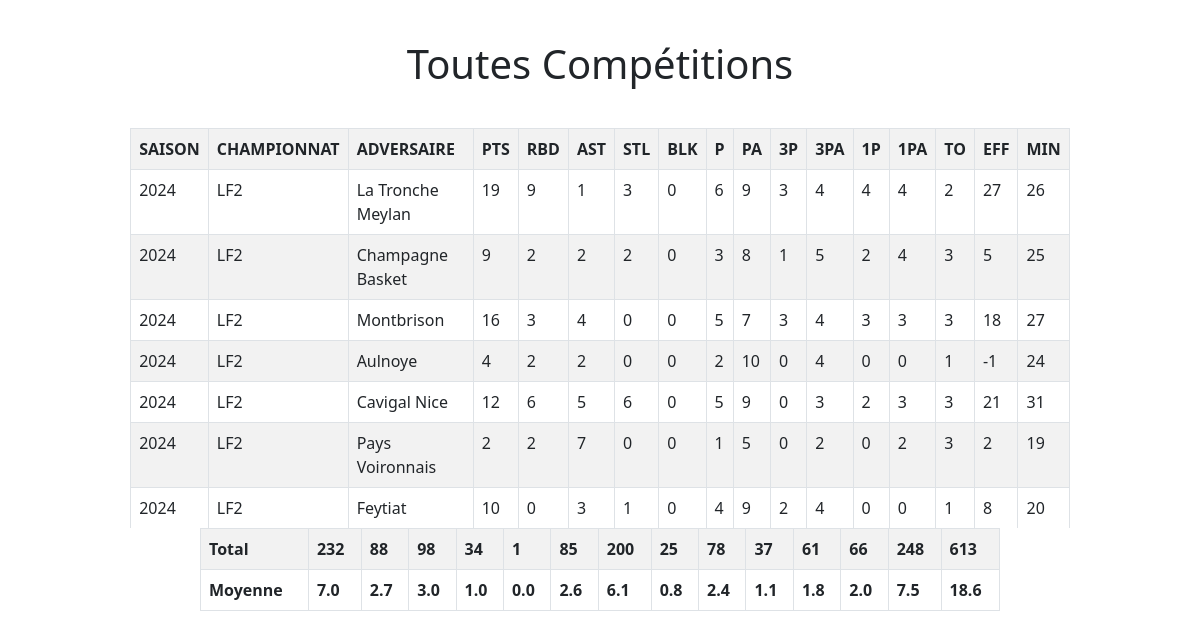
The page / on the database its author committed.
### tables this page shows
CREATE TABLE `donnees` (
  `id` int(11) NOT NULL,
  `SAISON` int(6) DEFAULT NULL,
  `CHAMPIONNAT` varchar(11) DEFAULT NULL,
  `ADVERSAIRE` varchar(22) DEFAULT NULL,
  `PTS` int(3) DEFAULT NULL,
  `RBD` int(3) DEFAULT NULL,
  `AST` int(3) DEFAULT NULL,
  `STL` int(3) DEFAULT NULL,
  `BLK` int(3) DEFAULT NULL,
  `P` int(1) DEFAULT NULL,
  `PAT` int(2) DEFAULT NULL,
  `3P` int(2) DEFAULT NULL,
  `3PA` int(3) DEFAULT NULL,
  `1P` int(2) DEFAULT NULL,
  `1PA` int(3) DEFAULT NULL,
  `TO` int(2) DEFAULT NULL,
  `EFF` int(3) DEFAULT NULL,
  `MIN` int(3) DEFAULT NULL
);

### login/login.php (called while the page is built)
<?php
try {
    $pdo = new PDO('mysql:host=localhost;dbname=sport;charset=utf8', 'root', '');
} catch (PDOException $e) {
    die('Erreur : ' . $e->getMessage());
}
$sql = 'SELECT * FROM donnees';
$stmt = $pdo->prepare($sql);
$stmt->execute();
$donnees = $stmt->fetchAll();
?>

### index.php (the view, shortened to what this page needs)
<?php
include 'login/login.php';
?>
<!DOCTYPE html>
<html lang="en">
<head>
    <link rel="stylesheet" href="sass/styles.css">
    <link href="https://cdn.jsdelivr.net/npm/bootstrap@5.0.2/dist/css/bootstrap.min.css" rel="stylesheet">
</head>
<body>
    <main>
        <h1 style="margin-bottom:40px">Toutes Compétitions</h1>
        <div class="table-container">
            <div class="scrollable-table center-table">
                <table id="myTable" class="table table-striped table-bordered">
                    <tr>
                    <th onclick="sortByColumn(0)">SAISON</th>
<th onclick="sortByColumn(1)">CHAMPIONNAT</th>
<th onclick="sortByColumn(2)">ADVERSAIRE</th>
<th onclick="sortByColumn(3)">PTS</th>
<th onclick="sortByColumn(4)">RBD</th>
<th onclick="sortByColumn(5)">AST</th>
<th onclick="sortByColumn(6)">STL</th>
<th onclick="sortByColumn(7)">BLK</th>
<th onclick="sortByColumn(8)">P</th>
<th onclick="sortByColumn(9)">PA</th>
<th onclick="sortByColumn(10)">3P</th>
<th onclick="sortByColumn(11)">3PA</th>
<th onclick="sortByColumn(12)">1P</th>
<th onclick="sortByColumn(13)">1PA</th>
<th onclick="sortByColumn(14)">TO</th>
<th onclick="sortByColumn(15)">EFF</th>
<th onclick="sortByColumn(16)">MIN</th>
                    </tr>
                    <?php for ($i = count($donnees) - 1; $i >= 0; $i--): ?>
                        <?php $row = $donnees[$i]; ?>
                        <tr>
                            <td><?php echo $row['SAISON']; ?></td>
                            <td><?php echo $row['CHAMPIONNAT']; ?></td>
                            <td><?php echo $row['ADVERSAIRE']; ?></td>
                            <td><?php echo $row['PTS']; ?></td>
                            <td><?php echo $row['RBD']; ?></td>
                            <td><?php echo $row['AST']; ?></td>
                            <td><?php echo $row['STL']; ?></td>
                            <td><?php echo $row['BLK']; ?></td>
                            <td><?php echo $row['P']; ?></td>
                            <td><?php echo $row['PAT']; ?></td>
                            <td><?php echo $row['3P']; ?></td>
                            <td><?php echo $row['3PA']; ?></td>
                            <td><?php echo $row['1P']; ?></td>
                            <td><?php echo $row['1PA']; ?></td>
                            <td><?php echo $row['TO']; ?></td>
                            <td><?php echo $row['EFF']; ?></td>
                            <td><?php echo $row['MIN']; ?></td>
                        </tr>
                    <?php endfor; ?>
                    <?php
                        $totalPoints = 0;
                        $totalRebonds = 0;
                        $totalAssists = 0;
                        $totalSTL = 0;
                        $totalBLK = 0;
                        $totalP = 0;
                        $totalPAT = 0;
                        $total3P = 0;
                        $total3PA = 0;
                        $total1P = 0;
                        $total1PA = 0;
                        $totalTO = 0;
                        $totalEFF = 0;
                        $totalMIN = 0;
                        foreach ($donnees as $row) {
                            $totalPoints += $row['PTS'];
                            $totalRebonds += $row['RBD'];
                            $totalAssists += $row['AST'];
                            $totalSTL += $row['STL'];
                            $totalBLK += $row['BLK'];
                            $totalP += $row['P'];
                            $totalPAT += $row['PAT'];
                            $total3P += $row['3P'];
                            $total3PA += $row['3PA'];
                            $total1P += $row['1P'];
                            $total1PA += $row['1PA'];
                            $totalTO += $row['TO'];
                            $totalEFF += $row['EFF'];
                            $totalMIN += $row['MIN'];
                        }
                        $totalLignes = count($donnees) * 1;
                    ?>
                </table>
            </div>
        </div>
        <table class="table table-striped table-bordered" style="margin:0">
            <tr>
                <th colspan="3">Total</th>
                <th><?php echo $totalPoints; ?></th>
                <th><?php echo $totalRebonds; ?></th>
                <th><?php echo $totalAssists; ?></th>
                <th><?php echo $totalSTL; ?></th>
                <th><?php echo $totalBLK; ?></th>
                <th><?php echo $totalP; ?></th>
                <th><?php echo $totalPAT; ?></th>
                <th><?php echo $total3P; ?></th>
                <th><?php echo $total3PA; ?></th>
                <th><?php echo $total1P; ?></th>
                <th><?php echo $total1PA; ?></th>
                <th><?php echo $totalTO; ?></th>
                <th><?php echo $totalEFF; ?></th>
                <th><?php echo $totalMIN; ?></th>
            </tr>
            <tr>
                <th colspan="3">Moyenne</th>
                <th><?php echo number_format($totalPoints / $totalLignes, 1); ?></th>
                <th><?php echo number_format($totalRebonds / $totalLignes, 1); ?></th>
                <th><?php echo number_format($totalAssists / $totalLignes, 1); ?></th>
                <th><?php echo number_format($totalSTL / $totalLignes, 1); ?></th>
                <th><?php echo number_format($totalBLK / $totalLignes, 1); ?></th>
                <th><?php echo number_format($totalP / $totalLignes, 1); ?></th>
                <th><?php echo number_format($totalPAT / $totalLignes, 1); ?></th>
                <th><?php echo number_format($total3P / $totalLignes, 1); ?></th>
                <th><?php echo number_format($total3PA / $totalLignes, 1); ?></th>
                <th><?php echo number_format($total1P / $totalLignes, 1); ?></th>
                <th><?php echo number_format($total1PA / $totalLignes, 1); ?></th>
                <th><?php echo number_format($totalTO / $totalLignes, 1); ?></th>
                <th><?php echo number_format($totalEFF / $totalLignes, 1); ?></th>
                <th><?php echo number_format($totalMIN / $totalLignes, 1); ?></th>
            </tr>
        </table>
    </main>
</body>
</html>

### sass/styles.css (style rules this page uses)
body { font-family: Arial, sans-serif; margin: 20px; padding: 0; background-color: #f0f0f0; color: #333; }
h1 { font-size: 28px; text-align: center; margin-top: 20px; margin-bottom: 20px; }
main { margin: 20px auto; max-width: 800px; display: flex; flex-direction: column; justify-content: center; align-items: center; }
body { font-family: Arial, sans-serif; margin: 0; padding: 0; background-color: #f0f0f0; color: #333; }
.scrollable-table { max-height: 400px; overflow-y: auto; margin-top: 40px; width: auto; }
.center-table { margin: 0 auto; }

### rows shown on the page
donnees: SAISON "2024", CHAMPIONNAT "LF2", ADVERSAIRE "La Tronche Meylan", PTS "19", RBD "9", AST "1", STL "3", BLK "0", P "6", PAT "9", 3P "3", 3PA "4", 1P "4", 1PA "4", TO "2", EFF "27", MIN "26"
donnees: SAISON "2024", CHAMPIONNAT "LF2", ADVERSAIRE "Champagne Basket", PTS "9", RBD "2", AST "2", STL "2", BLK "0", P "3", PAT "8", 3P "1", 3PA "5", 1P "2", 1PA "4", TO "3", EFF "5", MIN "25"
donnees: SAISON "2024", CHAMPIONNAT "LF2", ADVERSAIRE "Montbrison", PTS "16", RBD "3", AST "4", STL "0", BLK "0", P "5", PAT "7", 3P "3", 3PA "4", 1P "3", 1PA "3", TO "3", EFF "18", MIN "27"
donnees: SAISON "2024", CHAMPIONNAT "LF2", ADVERSAIRE "Aulnoye", PTS "4", RBD "2", AST "2", STL "0", BLK "0", P "2", PAT "10", 3P "0", 3PA "4", 1P "0", 1PA "0", TO "1", EFF "-1", MIN "24"
donnees: SAISON "2024", CHAMPIONNAT "LF2", ADVERSAIRE "Cavigal Nice", PTS "12", RBD "6", AST "5", STL "6", BLK "0", P "5", PAT "9", 3P "0", 3PA "3", 1P "2", 1PA "3", TO "3", EFF "21", MIN "31"
donnees: SAISON "2024", CHAMPIONNAT "LF2", ADVERSAIRE "Pays Voironnais", PTS "2", RBD "2", AST "7", STL "0", BLK "0", P "1", PAT "5", 3P "0", 3PA "2", 1P "0", 1PA "2", TO "3", EFF "2", MIN "19"
donnees: SAISON "2024", CHAMPIONNAT "LF2", ADVERSAIRE "Feytiat", PTS "10", RBD "0", AST "3", STL "1", BLK "0", P "4", PAT "9", 3P "2", 3PA "4", 1P "0", 1PA "0", TO "1", EFF "8", MIN "20"

### other values the page prints
$totalPoints "232"
$totalRebonds "88"
$totalAssists "98"
$totalSTL "34"
$totalBLK "1"
$totalP "85"
$totalPAT "200"
$total3P "25"
$total3PA "78"
$total1P "37"
$total1PA "61"
$totalTO "66"
$totalEFF "248"
$totalMIN "613"
$totalPoints / $totalLignes "7.0"
